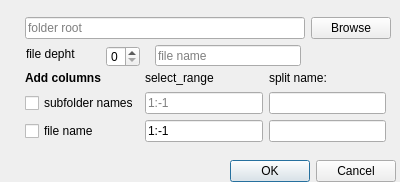
<?xml version="1.0" encoding="UTF-8"?>
<ui version="4.0">
 <class>Import_options</class>
 <widget class="QDialog" name="Import_options">
  <property name="geometry">
   <rect>
    <x>0</x>
    <y>0</y>
    <width>400</width>
    <height>182</height>
   </rect>
  </property>
  <property name="windowTitle">
   <string>Import Options</string>
  </property>
  <widget class="QDialogButtonBox" name="buttonBox">
   <property name="geometry">
    <rect>
     <x>55</x>
     <y>155</y>
     <width>341</width>
     <height>32</height>
    </rect>
   </property>
   <property name="orientation">
    <enum>Qt::Horizontal</enum>
   </property>
   <property name="standardButtons">
    <set>QDialogButtonBox::Cancel|QDialogButtonBox::Ok</set>
   </property>
  </widget>
  <widget class="QLineEdit" name="lineEditFileName">
   <property name="geometry">
    <rect>
     <x>155</x>
     <y>45</y>
     <width>146</width>
     <height>21</height>
    </rect>
   </property>
   <property name="placeholderText">
    <string>file name</string>
   </property>
  </widget>
  <widget class="QSpinBox" name="spinBoxFolderDepth">
   <property name="geometry">
    <rect>
     <x>106</x>
     <y>46</y>
     <width>34</width>
     <height>21</height>
    </rect>
   </property>
  </widget>
  <widget class="QLabel" name="label">
   <property name="geometry">
    <rect>
     <x>26</x>
     <y>46</y>
     <width>51</width>
     <height>16</height>
    </rect>
   </property>
   <property name="text">
    <string>file depht</string>
   </property>
  </widget>
  <widget class="QWidget" name="">
   <property name="geometry">
    <rect>
     <x>25</x>
     <y>15</y>
     <width>366</width>
     <height>26</height>
    </rect>
   </property>
   <layout class="QHBoxLayout" name="horizontalLayout_2">
    <item>
     <widget class="QLineEdit" name="lineEditFolderRoot">
      <property name="placeholderText">
       <string>folder root</string>
      </property>
     </widget>
    </item>
    <item>
     <widget class="QPushButton" name="browsButtonFolderRoot">
      <property name="text">
       <string>Browse</string>
      </property>
     </widget>
    </item>
   </layout>
  </widget>
  <widget class="QWidget" name="">
   <property name="geometry">
    <rect>
     <x>25</x>
     <y>70</y>
     <width>361</width>
     <height>72</height>
    </rect>
   </property>
   <layout class="QGridLayout" name="gridLayout">
    <item row="0" column="1">
     <widget class="QLabel" name="label_3">
      <property name="text">
       <string>select_range</string>
      </property>
     </widget>
    </item>
    <item row="0" column="2">
     <widget class="QLabel" name="label_2">
      <property name="text">
       <string>split name:</string>
      </property>
     </widget>
    </item>
    <item row="1" column="0">
     <widget class="QCheckBox" name="checkBoxAddDataframe">
      <property name="text">
       <string>subfolder names</string>
      </property>
     </widget>
    </item>
    <item row="1" column="1">
     <widget class="QLineEdit" name="subFolderStringRange">
      <property name="placeholderText">
       <string>1:-1</string>
      </property>
     </widget>
    </item>
    <item row="1" column="2">
     <widget class="QLineEdit" name="subFolderNamesStringSplit"/>
    </item>
    <item row="2" column="0">
     <widget class="QCheckBox" name="checkBoxAddFileName">
      <property name="text">
       <string>file name</string>
      </property>
     </widget>
    </item>
    <item row="2" column="1">
     <widget class="QLineEdit" name="fileNameStringRange">
      <property name="text">
       <string>1:-1</string>
      </property>
     </widget>
    </item>
    <item row="2" column="2">
     <widget class="QLineEdit" name="fileNameStringSplit"/>
    </item>
    <item row="0" column="0">
     <widget class="QLabel" name="label_4">
      <property name="font">
       <font>
        <bold>true</bold>
       </font>
      </property>
      <property name="text">
       <string>Add columns </string>
      </property>
     </widget>
    </item>
   </layout>
  </widget>
 </widget>
 <resources/>
 <connections>
  <connection>
   <sender>buttonBox</sender>
   <signal>accepted()</signal>
   <receiver>Import_options</receiver>
   <slot>accept()</slot>
   <hints>
    <hint type="sourcelabel">
     <x>248</x>
     <y>254</y>
    </hint>
    <hint type="destinationlabel">
     <x>157</x>
     <y>274</y>
    </hint>
   </hints>
  </connection>
  <connection>
   <sender>buttonBox</sender>
   <signal>rejected()</signal>
   <receiver>Import_options</receiver>
   <slot>reject()</slot>
   <hints>
    <hint type="sourcelabel">
     <x>316</x>
     <y>260</y>
    </hint>
    <hint type="destinationlabel">
     <x>286</x>
     <y>274</y>
    </hint>
   </hints>
  </connection>
 </connections>
</ui>
